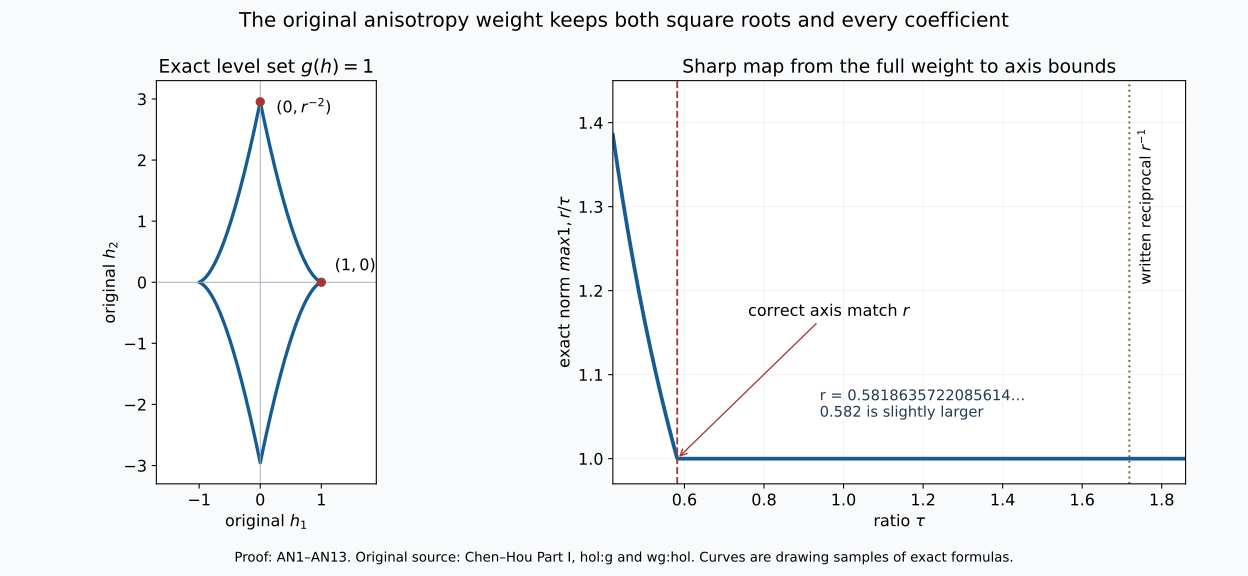

Write Python code to recreate this figure.
"""Draw the original displacement weight and its proved directional norm map."""
from pathlib import Path
import json, hashlib
import numpy as np
import matplotlib
matplotlib.use('Agg')
import matplotlib.pyplot as plt

HERE=Path(__file__).resolve().parent
q1,q2,q3=12/100,1/100,25/100
r=(np.sqrt(q1)+q3)/(1+q3*np.sqrt(q2))
angle=np.linspace(0,2*np.pi,2401)
x,y=np.cos(angle),np.sin(angle)
den=np.sqrt(np.abs(x)+q1*np.abs(y))+q3*np.sqrt(np.abs(y)+q2*np.abs(x))
rad=((1+q3*np.sqrt(q2))/den)**2
plt.rcParams.update({'font.size':12,'axes.titlesize':14,'axes.labelsize':12})
fig,(ax,bx)=plt.subplots(1,2,figsize=(13,6),gridspec_kw={'width_ratios':[1,1.6]})
fig.patch.set_facecolor('#f8fafc')
ax.plot(rad*x,rad*y,color='#145c91',lw=2.5)
ax.axhline(0,color='#a2acb9',lw=.7);ax.axvline(0,color='#a2acb9',lw=.7)
ax.scatter([1,0],[0,1/r**2],color='#a43837',zorder=3)
ax.annotate(r'$(1,0)$',(1,0),xytext=(10,9),textcoords='offset points')
ax.annotate(r'$(0,r^{-2})$',(0,1/r**2),xytext=(12,-8),textcoords='offset points')
ax.set(xlabel=r'original $h_1$',ylabel=r'original $h_2$',title=r'Exact level set $g(h)=1$',xlim=(-1.7,1.9),ylim=(-3.3,3.3))
ax.set_aspect('equal',adjustable='box')
tt=np.linspace(.42,1.86,1600)
bx.plot(tt,np.maximum(1,r/tt),color='#145c91',lw=2.8)
bx.axvline(r,color='#a43837',ls='--',lw=1.4)
bx.axvline(1/r,color='#846534',ls=':',lw=1.5)
bx.annotate(r'correct axis match $r$',(r,1),xytext=(.76,1.17),arrowprops={'arrowstyle':'->','color':'#a43837'})
bx.text(1/r+.02,1.30,r'written reciprocal $r^{-1}$',rotation=90,ha='left',va='center',fontsize=11)
bx.set(xlabel=r'ratio $τ$',ylabel=r'exact norm $max{1,r/τ}$',title='Sharp map from the full weight to axis bounds',xlim=(.42,1.86),ylim=(.97,1.45))
bx.grid(alpha=.16)
bx.text(.94,1.05,'r = 0.5818635722085614…\n0.582 is slightly larger',fontsize=11,color='#213952')
fig.suptitle('The original anisotropy weight keeps both square roots and every coefficient',fontsize=15,y=.98)
fig.text(.5,.025,'Proof: AN1–AN13. Original source: Chen–Hou Part I, hol:g and wg:hol. Curves are drawing samples of exact formulas.',ha='center',fontsize=10)
fig.subplots_adjust(left=.07,right=.95,bottom=.16,top=.86,wspace=.36)
for ext in ('png','svg'):fig.savefig(HERE/('chen-hou-anisotropy-map.'+ext),dpi=180,facecolor=fig.get_facecolor())
plt.close(fig)
meta={'proof':'CHEN_HOU_ANISOTROPY_PROOF_20261011.md','locators':'AN1–AN13','kind':'Numerical drawing samples of exact original displacement weight and proved sharp map; not numerical proof',
      'source_sha256':hashlib.sha256(Path(__file__).read_bytes()).hexdigest(),'parameters':['12/100','1/100','25/100'],'r_drawing_only':float(r),
      'coordinates':'Original h1 and h2, without changing their relative scale','point_count':2401,'visual_inspection':'pending'}
(HERE/'chen-hou-anisotropy-map.json').write_text(json.dumps(meta,indent=2)+'\n',encoding='utf-8',newline='\n')
print(json.dumps({'figure':str(HERE/'chen-hou-anisotropy-map.png')}))
